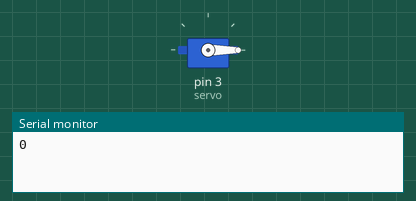
Recording of a sketch running on a simulated Arduino Uno, built with avr-gcc and run on an emulated ATmega328P. On the bench: servo, the last lines printed to the serial monitor.

Above: at 0.05 s.
At 12.45 s:
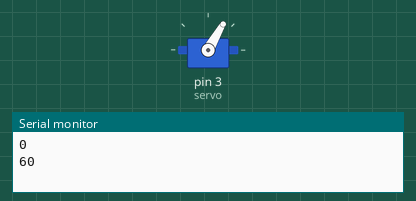
At 24.85 s:
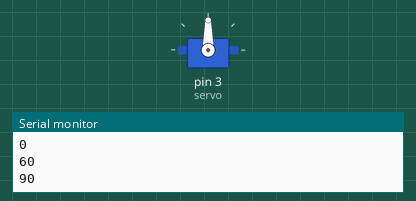
At 49.85 s:
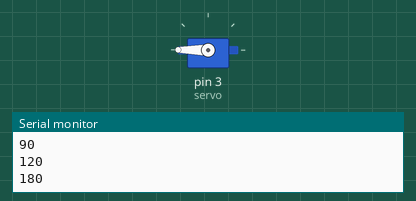
Timing chart, 0 to 65.0 s (numbered marks = the images above):
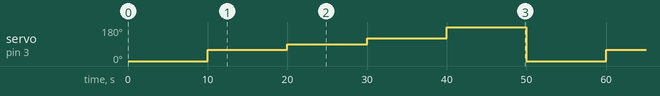

Measured:
- by itself, servo on pin 3 (servo): repeats every 50.0 s: 90° 10.0 s, 120° 10.0 s, 180° 10.0 s, 0° 10.0 s, 60° 10.0 s

The sketch:

servo_cal_intervals.ino
```cpp
#include <Servo.h>

Servo servo;

void setup() {
  Serial.begin(9600);
  servo.attach(3);
}

void loop() {

  servo.write(0);
  Serial.println(0);
  delay(10000);

  servo.write(60);
  Serial.println(60);
  delay(10000);

  servo.write(90);
  Serial.println(90);
  delay(10000);

  servo.write(120);
  Serial.println(120);
  delay(10000);

  servo.write(180);
  Serial.println(180);
  delay(10000);
}
```
